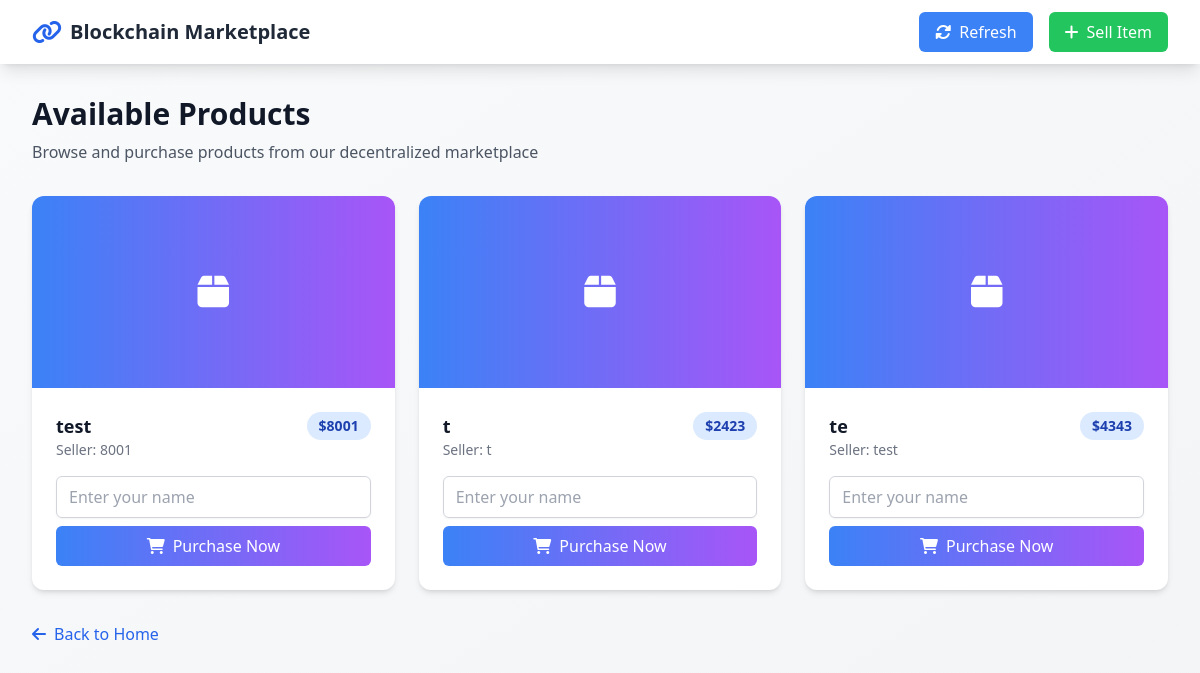
/buy, run on the app's committed database.
### tables this page shows
CREATE TABLE transactions (
                    id INTEGER PRIMARY KEY AUTOINCREMENT,
                    sender TEXT,
                    receiver TEXT,
                    product TEXT,
                    amount INTEGER,
                    type TEXT
                );

### node.py (the view)
@app.route('/buy')
def buy_page():
    listings = get_all_listings()
    return render_template('buy.html', listings=listings)

### templates/buy.html (shortened to what this page needs)
<!DOCTYPE html>
<html lang="en">
<head>
    <script src="https://cdn.tailwindcss.com"></script>
    <link rel="stylesheet" href="https://cdnjs.cloudflare.com/ajax/libs/font-awesome/6.0.0/css/all.min.css">
</head>
<body class="bg-gradient-to-br from-gray-50 to-gray-100">
    <div class="min-h-screen">
        <nav class="bg-white shadow-lg">
            <div class="max-w-7xl mx-auto px-4 sm:px-6 lg:px-8">
                <div class="flex justify-between h-16">
                    <div class="flex items-center">
                        <a href="/" class="flex items-center">
                            <i class="fas fa-link text-blue-600 text-2xl mr-2"></i>
                            <span class="text-xl font-bold text-gray-800">Blockchain Marketplace</span>
                        </a>
                    </div>
                    <div class="flex items-center space-x-4">
                        <button onclick="location.reload()" class="bg-blue-500 text-white px-4 py-2 rounded-md hover:bg-blue-600 transition-colors">
                            <i class="fas fa-sync-alt mr-2"></i>Refresh
                        </button>
                        <a href="/sell" class="bg-green-500 text-white px-4 py-2 rounded-md hover:bg-green-600 transition-colors">
                            <i class="fas fa-plus mr-2"></i>Sell Item
                        </a>
                    </div>
                </div>
            </div>
        </nav>
        <div class="max-w-7xl mx-auto px-4 sm:px-6 lg:px-8 py-8">
            <div class="mb-8">
                <h1 class="text-3xl font-bold text-gray-900">Available Products</h1>
                <p class="mt-2 text-gray-600">Browse and purchase products from our decentralized marketplace</p>
            </div>
            <div class="grid grid-cols-1 md:grid-cols-2 lg:grid-cols-3 gap-6 mb-8">
                {% for listing in listings %}
                <div class="bg-white rounded-xl shadow-md overflow-hidden transform transition-all duration-300 hover:scale-105">
                    <div class="bg-gradient-to-r from-blue-500 to-purple-500 h-48 flex items-center justify-center">
                        <i class="fas fa-box text-white text-4xl"></i>
                    </div>
                    <div class="p-6">
                        <div class="flex justify-between items-start mb-4">
                            <div>
                                <h3 class="text-lg font-semibold text-gray-900">{{ listing.product }}</h3>
                                <p class="text-sm text-gray-500">Seller: {{ listing.sender }}</p>
                            </div>
                            <span class="bg-blue-100 text-blue-800 text-sm font-semibold px-3 py-1 rounded-full">
                                ${{ listing.amount }}
                            </span>
                        </div>
                        <div class="mt-4">
                            <input type="text" id="buyer-{{ loop.index }}" placeholder="Enter your name"
                                   class="w-full mb-2 px-3 py-2 border border-gray-300 rounded-md shadow-sm focus:outline-none focus:ring-blue-500 focus:border-blue-500">
                            <button onclick="purchaseProduct('{{ listing.sender }}', '{{ listing.product }}', '{{ loop.index }}')"
                                class="w-full bg-gradient-to-r from-blue-500 to-purple-500 text-white px-4 py-2 rounded-md hover:from-blue-600 hover:to-purple-600 transition-colors flex items-center justify-center">
                                <i class="fas fa-shopping-cart mr-2"></i>
                                Purchase Now
                            </button>
                        </div>
                    </div>
                </div>
                {% endfor %}
            </div>
            <div class="mt-8">
                <a href="/" class="inline-flex items-center text-blue-600 hover:text-blue-800">
                    <i class="fas fa-arrow-left mr-2"></i>
                    Back to Home
                </a>
            </div>
        </div>
    </div>
</body>
</html>

### data on the page
transactions: product "test", sender "8001", amount "8001"
transactions: product "t", sender "t", amount "2423"
transactions: product "te", sender "test", amount "4343"
